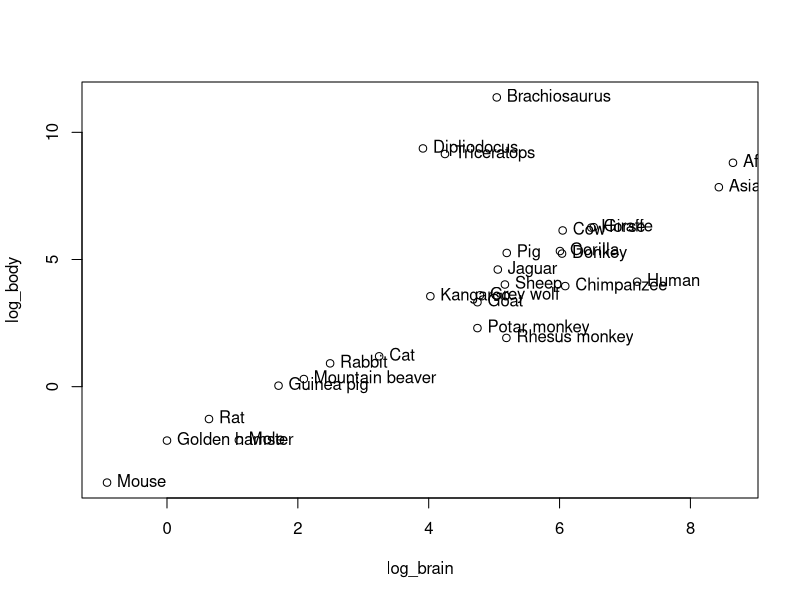
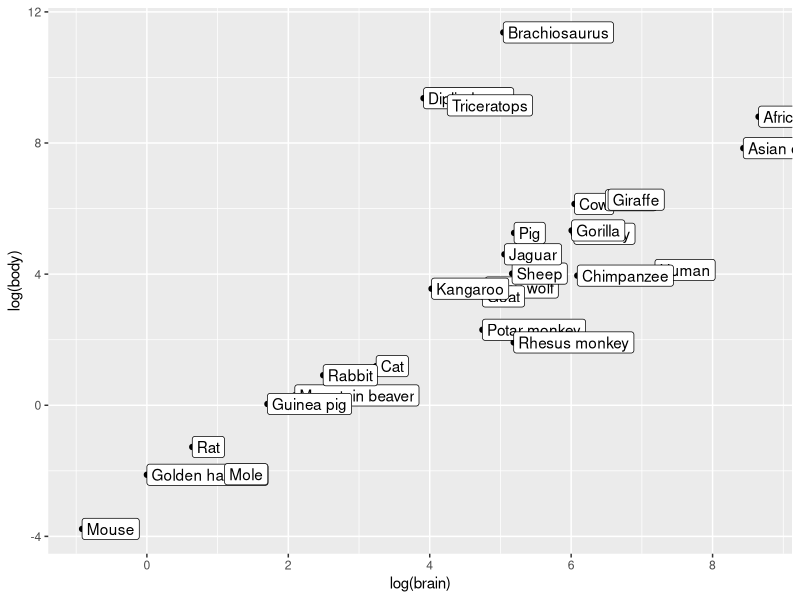
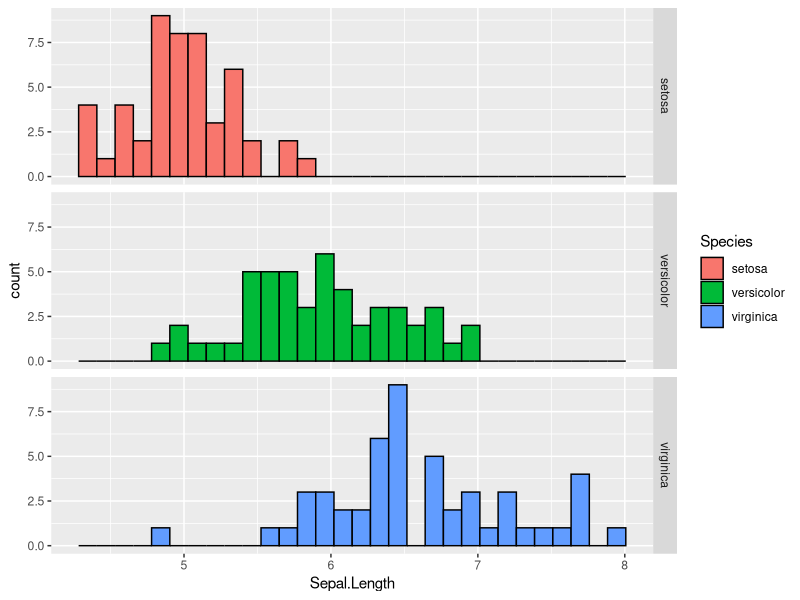
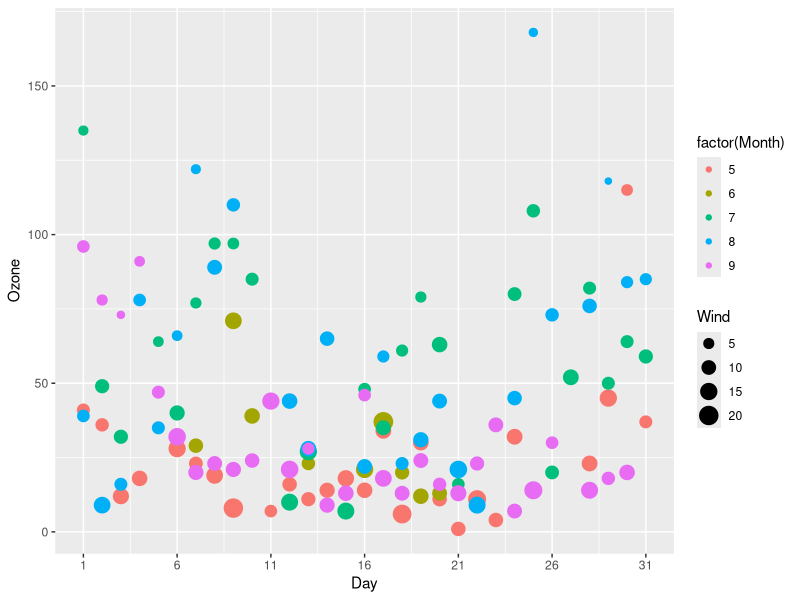

Reproduce these figures in R, in order.
# 2017 Spring KAIST GCT564 Lecture 2 Exercises
# 20163204 Sanggyu Nam

# Exercise 1 (1)
library(MASS)
attach(Animals)
log_brain = log(brain)
log_body = log(body)
plot(log_brain, log_body)
text(log_brain, log_body, labels = row.names(Animals), pos = 4)
detach(Animals)

# Exercise 1 (2)
library(ggplot2)
attach(Animals)
ggplot(Animals, aes(log(brain), log(body), label = row.names(Animals))) +
  geom_point() + geom_label(aes(vjust = "middle", hjust = "left"))
detach(Animals)

# Exercise 2
library(ggplot2)
attach(iris)
ggplot(iris, aes(x = Sepal.Length, fill = Species)) +
  geom_histogram(color = "black") +
  facet_grid(Species ~ .)
detach(iris)

# Exercise 3
library(ggplot2)
attach(airquality)
ggplot(airquality, aes(x = Day, y = Ozone, color = factor(Month), size = Wind)) +
  geom_point() +
  scale_x_continuous(breaks = seq(1, 31, 5))
detach(airquality)